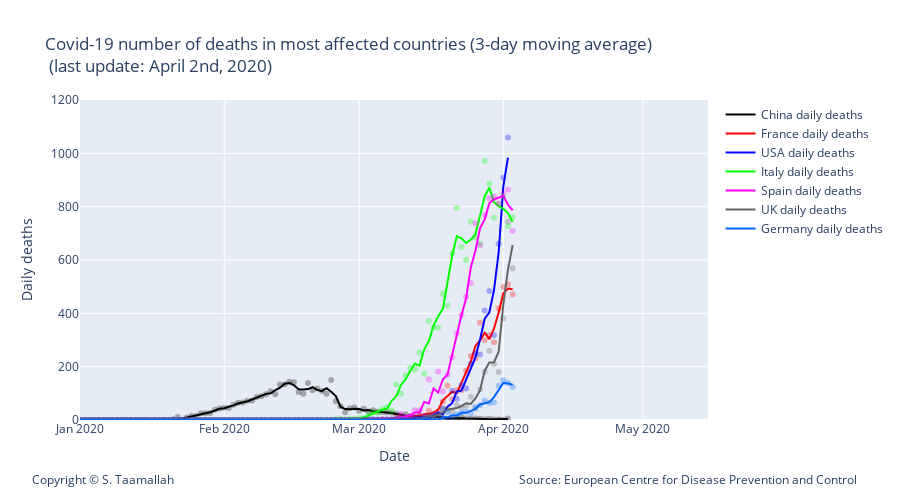

Notebook source saved alongside this figure:
### Markdown cell above
# 1 - Daily Covid-19 death toll evolution

### Code cell
#degree = 2
#smooth_italy = smoothTriangle(df_italy['deaths'],degree)


smooth_china = smooth_3day(df_china['deaths'])
smooth_france = smooth_3day(df_france['deaths'])
smooth_italy = smooth_3day(df_italy['deaths'])
smooth_usa = smooth_3day(df_usa['deaths'])
smooth_uk = smooth_3day(df_uk['deaths'])
smooth_germany = smooth_3day(df_germany['deaths'])
smooth_spain = smooth_3day(df_spain['deaths'])
smooth_korea = smooth_3day(df_korea['deaths'])
smooth_netherlandss = smooth_3day(df_netherlands['deaths'])



# Add traces
trace1 = go.Scatter(
        x=df_china.index, 
        y=df_china['deaths'],
        mode='markers',
        name='China daily cases',
        line_color='rgba(0, 0, 0, .3)',
        showlegend=False,
)

trace11 = go.Scatter(
        x=df_china.index, 
        y=smooth_china,
        mode='lines',
        name='China daily deaths',
        line_color='rgba(0, 0, 0, 1)',
)


trace2 = go.Scatter(
        x=df_france.index, 
        y=df_france['deaths'],
        mode='markers',
        name='France daily cases',
        line_color='rgba(256, 0, 0, .3)',
        showlegend=False,
)

trace22 = go.Scatter(
        x=df_france.index, 
        y=smooth_france,
        mode='lines',
        name='France daily deaths',
        line_color='rgba(256, 0, 0, 1)',
)


trace3 = go.Scatter(
        x=df_usa.index, 
        y=df_usa['deaths'],
        mode='markers',
        name='USA daily deaths',
        line_color='rgba(0, 0, 255, .3)',
    showlegend=False,
)

trace33 = go.Scatter(
        x=df_usa.index, 
        y=smooth_usa,
        mode='lines',
        name='USA daily deaths',
        line_color='rgba(0, 0, 255, 1)',
)

trace4 = go.Scatter(
        x=df_italy.index, 
        y=df_italy['deaths'],
        mode='markers',
        name='Italy daily deaths',
        line_color='rgba(0, 256, 0, .3)',
    showlegend=False,
)

trace44 = go.Scatter(
        x=df_italy.index, 
        y=smooth_italy,
        mode='lines',
        name='Italy daily deaths',
        line_color='rgba(0, 256, 0, 1)',
)

trace5 = go.Scatter(
        x=df_spain.index, 
        y=df_spain['deaths'],
        mode='markers',
        name='Spain daily deaths',
        line_color='rgba(255, 0, 255, .3)',
    showlegend=False,
)

trace55 = go.Scatter(
        x=df_spain.index, 
        y=smooth_spain,
        mode='lines',
        name='Spain daily deaths',
        line_color='rgba(256, 0, 256, 1)',
)


trace6 = go.Scatter(
        x=df_uk.index, 
        y=df_uk['deaths'],
        mode='markers',
        name='UK daily deaths',
        line_color='rgba(100, 100, 100, .3)',
    showlegend=False
)

trace66 = go.Scatter(
        x=df_uk.index, 
        y=smooth_uk,
        mode='lines',
        name='UK daily deaths',
        line_color='rgba(100, 100, 100, 1)',
)

trace7 = go.Scatter(
        x=df_germany.index, 
        y=df_germany['deaths'],
        mode='markers',
        name='Germany daily deaths',
        line_color='rgba(0, 100, 250, .3)',
    showlegend=False,
)

trace77 = go.Scatter(
        x=df_germany.index, 
        y=smooth_germany,
        mode='lines',
        name='Germany daily deaths',
        line_color='rgba(0, 100, 250, 1)',
)


data = [trace1,trace11, trace2, trace22, trace3, trace33, trace4, trace44, trace5, trace55, trace6, trace66, trace7, trace77]

layout = go.Layout(
    title="Covid-19 number of deaths in most affected countries (3-day moving average) <br> (last update: April 2nd, 2020)",
    width=900,
    height=500,
    
    # Top left
    xaxis=dict(
        title='Date',
        range=['2020-01-01', '2020-05-15'],
    ),
    yaxis=dict(
        title='Daily deaths',
        #type='log',
        range=[0,1200],
        anchor='x'
    ),
    
      annotations=[
        dict(
            x=1.24,
            y=-0.22,
            showarrow=False,
            text='Source: European Centre for Disease Prevention and Control',
            xref='paper',
            yref='paper'
        ),
        
        dict(
            x=-0.08,
            y=-0.22,
            showarrow=False,
            text='Copyright © S. Taamallah ',
            xref='paper',
            yref='paper'
        )
    ],
    
)



fig = go.Figure(data=data, layout=layout)

'''

fig.add_annotation(
        x='2020-01-23',
        y=20,
        xref="x",
        yref="y",
        text="Wuhan lockdown <br> 2020-01-23 ",
        showarrow=True,
        font=dict(
            family="Courier New, monospace",
            size=12,
            color="black"
            ),
        align="center",
        arrowhead=0,
        arrowsize=1,
        arrowwidth=1,
        arrowcolor="#636363",
        ax=-40,
        ay=-60,
        #bordercolor="#c7c7c7",
        #borderwidth=2,
        #borderpad=4,
        #bgcolor="#ff7f0e",
        #opacity=0.8
        )


fig.add_annotation(
        x='2020-03-10',
        y=150,
        xref="x",
        yref="y",
        text="Italy lockdown <br> 2020-03-09 <br> bars, restaurants: <br> 2020-03-11",
        showarrow=True,
        font=dict(
            family="Courier New, monospace",
            size=12,
            color="black"
            ),
        align="center",
        arrowhead=0,
        arrowsize=1,
        arrowwidth=1,
        arrowcolor="#636363",
        ax=-300,
        ay=-180,
        #bordercolor="#c7c7c7",
        #borderwidth=2,
        #borderpad=4,
        #bgcolor="#ff7f0e",
        #opacity=0.8
        )


fig.add_annotation(
            x='2020-03-17',
            y=30,
            text="France lockdown <br> 2020-03-17 ",
            showarrow=True,
            font=dict(
            family="Courier New, monospace",
            size=12,
            color="black",
            ),
        align="center",
        arrowhead=0,
        arrowsize=1,
        arrowwidth=1,
        arrowcolor="#636363",
        ax=-120,
        ay=-260,
)


fig.add_annotation(
            x='2020-03-15',
            y=20,
            text="Spain lockdown <br> 2020-03-15 ",
            showarrow=True,
            font=dict(
            family="Courier New, monospace",
            size=12,
            color="black",
            ),
        align="center",
        arrowhead=0,
        arrowsize=1,
        arrowwidth=1,
        arrowcolor="#636363",
        ax=-200,
        ay=-240,
)


fig.add_annotation(
            x='2020-05-1',
            y=90,
            text="UK lockdown <br> 2020-03-22 ",
            showarrow=False,
            font=dict(
            family="Courier New, monospace",
            size=12,
            color="black",
            ),
        align="center",
        arrowhead=0,
        arrowsize=1,
        arrowwidth=1,
        arrowcolor="#636363",
        ax=180,
        ay=-60,
)

fig.add_annotation(
            x='2020-05-1',
            y=300,
            text="Germany social distancing <br> 2020-03-23 ",
            showarrow=False,
            font=dict(
            family="Courier New, monospace",
            size=12,
            color="black",
            ),
        align="center",
        arrowhead=0,
        arrowsize=1,
        arrowwidth=1,
        arrowcolor="#636363",
        ax=180,
        ay=-60,
)

fig.add_annotation(
            x='2020-05-1',
            y=1200,
            text="USA federal <br> social distancing <br> 2020-03-16 ",
            showarrow=False,
            font=dict(
            family="Courier New, monospace",
            size=12,
            color="black",
            ),
        align="center",
        arrowhead=0,
        arrowsize=1,
        arrowwidth=1,
        arrowcolor="#636363",
        ax=200,
        ay=-520,
)

fig.add_annotation(
            x='2020-05-1',
            y=900,
            text="New york shutdown <br> 2020-03-22 ",
            showarrow=False,
            font=dict(
            family="Courier New, monospace",
            size=12,
            color="black",
            ),
        align="center",
        arrowhead=0,
        arrowsize=1,
        arrowwidth=1,
        arrowcolor="#636363",
        ax=200,
        ay=-420,
)



fig.add_annotation(
            x='2020-05-1',
            y=600,
            text="California lockdown <br> 2020-03-19 ",
            showarrow=False,
            font=dict(
            family="Courier New, monospace",
            size=12,
            color="black",
            ),
        align="center",
        arrowhead=0,
        arrowsize=1,
        arrowwidth=1,
        arrowcolor="#636363",
        ax=200,
        ay=-320,
)

'''




#fig.show()

from plotly.offline import plot
plot(fig, filename="STaamallah_covid19_analysis_chart_1_20200403.html", auto_open = False)

from IPython.display import HTML, display
display(HTML('STaamallah_covid19_analysis_chart_1_20200403.html'), metadata=dict(isolated=False))
